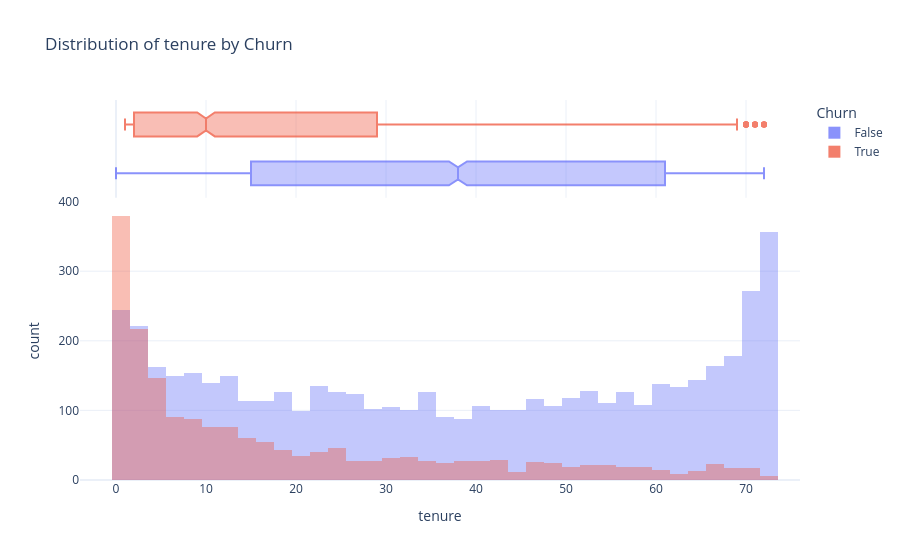
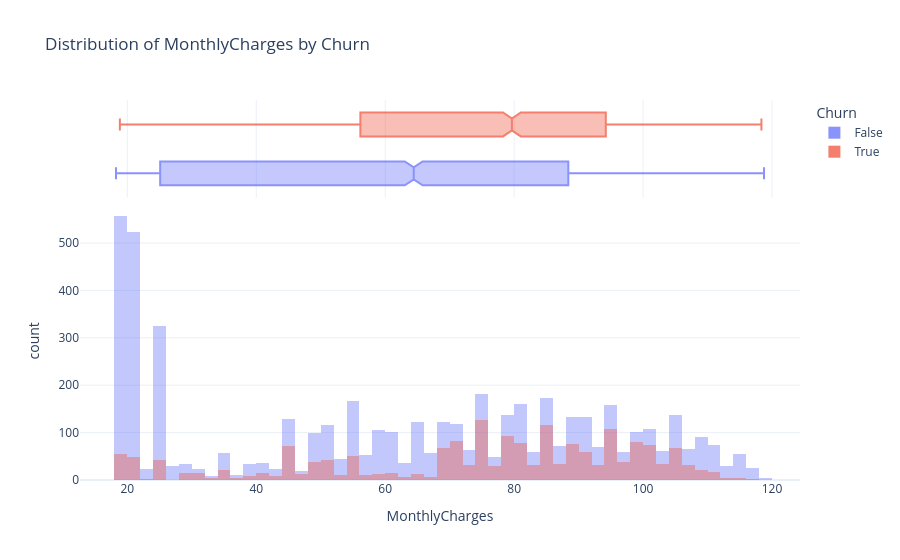
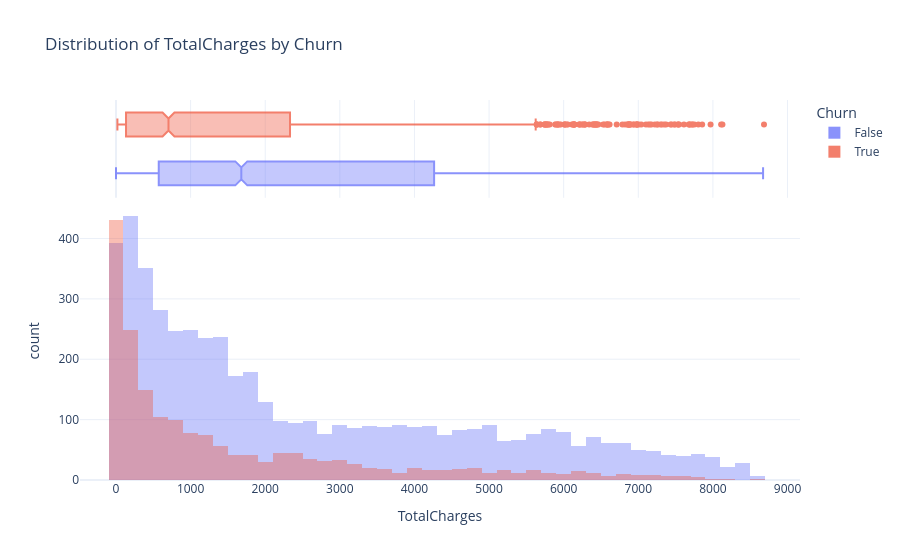
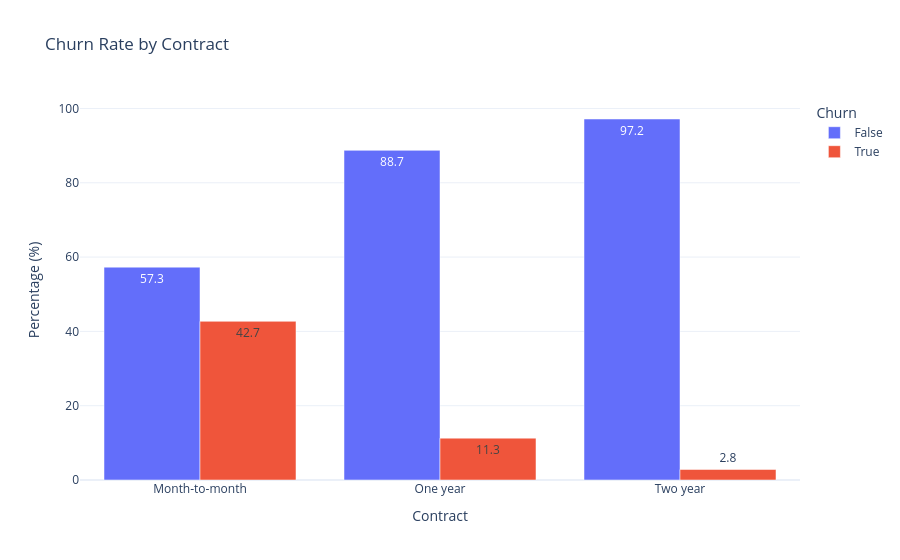

The code cell stored with these charts, in order, in its notebook:
### Markdown cell above
## 1.4 Visual analysis

### Code cell
# ---------------------------------------------------------
# 1. NUMERICAL FEATURES vs CHURN
# ---------------------------------------------------------
num_cols = ['tenure', 'MonthlyCharges', 'TotalCharges']
for col in num_cols:
    fig_num = px.histogram(
        df, x=col, color='Churn', 
        barmode='overlay',
        marginal='box', # Adds a boxplot above the histogram
        title=f'Distribution of {col} by Churn',
        color_discrete_sequence=['#636EFA', '#EF553B']
    )
    fig_num.update_traces(opacity=0.75)
    fig_num.show()

# ---------------------------------------------------------
# 2. CATEGORICAL FEATURES vs CHURN
# ---------------------------------------------------------
cat_cols = ['Contract', 'InternetService', 'PaymentMethod', 'OnlineSecurity']

for col in cat_cols:
    # Calculate churn rate percentage
    churn_rate = df.groupby(col)['Churn'].value_counts(normalize=True).rename('Percentage').mul(100).reset_index()
    
    fig_cat = px.bar(
        churn_rate, x=col, y='Percentage', color='Churn', barmode='group',
        title=f'Churn Rate by {col}',
        labels={'Percentage': 'Percentage (%)'},
        text_auto='.1f', # Shows exact percentage on bars
        color_discrete_sequence=['#636EFA', '#EF553B']
    )
    fig_cat.show()

# ---------------------------------------------------------
# 3. CORRELATION HEATMAP (Feature Importance)
# ---------------------------------------------------------
df_corr = df.drop(columns=['customerID', 'CustomerSatisfactionScore'], errors='ignore').copy()

df_corr = pd.get_dummies(df_corr, drop_first=True)

# Get top 12 features most correlated with Churn
top_features = df_corr.corr()['Churn'].abs().nlargest(12).index
corr_matrix = df_corr[top_features].corr()

fig_corr = px.imshow(
    corr_matrix, 
    text_auto='.2f', 
    aspect="auto",
    color_continuous_scale='RdBu_r',
    title='Top 12 Features Correlated with Churn'
)
fig_corr.show()

### Figure 1 — Plotly figure (JSON) as saved in the notebook; plotly's stock layout.template omitted (floating-point values rounded to 4 significant figures; data arrays with more than 128 entries replaced by an {"elided": "..."} marker saying what was removed)
{"data": [{"bingroup": "x", "hovertemplate": "Churn=False<br>tenure=%{x}<br>count=%{y}<extra></extra>", "legendgroup": "False", "marker": {"color": "#636EFA", "opacity": 0.5, "pattern": {"shape": ""}}, "name": "False", "opacity": 0.75, "orientation": "v", "showlegend": true, "type": "histogram", "x": {"elided": "5174 int values"}, "xaxis": "x", "yaxis": "y"}, {"hovertemplate": "Churn=False<br>tenure=%{x}<extra></extra>", "legendgroup": "False", "marker": {"color": "#636EFA"}, "name": "False", "notched": true, "opacity": 0.75, "showlegend": false, "type": "box", "x": {"elided": "5174 int values"}, "xaxis": "x2", "yaxis": "y2"}, {"bingroup": "x", "hovertemplate": "Churn=True<br>tenure=%{x}<br>count=%{y}<extra></extra>", "legendgroup": "True", "marker": {"color": "#EF553B", "opacity": 0.5, "pattern": {"shape": ""}}, "name": "True", "opacity": 0.75, "orientation": "v", "showlegend": true, "type": "histogram", "x": {"elided": "1869 int values"}, "xaxis": "x", "yaxis": "y"}, {"hovertemplate": "Churn=True<br>tenure=%{x}<extra></extra>", "legendgroup": "True", "marker": {"color": "#EF553B"}, "name": "True", "notched": true, "opacity": 0.75, "showlegend": false, "type": "box", "x": {"elided": "1869 int values"}, "xaxis": "x2", "yaxis": "y2"}], "layout": {"barmode": "overlay", "legend": {"title": {"text": "Churn"}, "tracegroupgap": 0}, "title": {"text": "Distribution of tenure by Churn"}, "xaxis": {"anchor": "y", "domain": [0, 1], "title": {"text": "tenure"}}, "xaxis2": {"anchor": "y2", "domain": [0, 1], "matches": "x", "showgrid": true, "showticklabels": false}, "yaxis": {"anchor": "x", "domain": [0, 0.7326], "title": {"text": "count"}}, "yaxis2": {"anchor": "x2", "domain": [0.7426, 1], "matches": "y2", "showgrid": false, "showline": false, "showticklabels": false, "ticks": ""}}}

### Figure 2 — Plotly figure (JSON) as saved in the notebook; plotly's stock layout.template omitted (floating-point values rounded to 4 significant figures; data arrays with more than 128 entries replaced by an {"elided": "..."} marker saying what was removed)
{"data": [{"bingroup": "x", "hovertemplate": "Churn=False<br>MonthlyCharges=%{x}<br>count=%{y}<extra></extra>", "legendgroup": "False", "marker": {"color": "#636EFA", "opacity": 0.5, "pattern": {"shape": ""}}, "name": "False", "opacity": 0.75, "orientation": "v", "showlegend": true, "type": "histogram", "x": {"elided": "5174 float values"}, "xaxis": "x", "yaxis": "y"}, {"hovertemplate": "Churn=False<br>MonthlyCharges=%{x}<extra></extra>", "legendgroup": "False", "marker": {"color": "#636EFA"}, "name": "False", "notched": true, "opacity": 0.75, "showlegend": false, "type": "box", "x": {"elided": "5174 float values"}, "xaxis": "x2", "yaxis": "y2"}, {"bingroup": "x", "hovertemplate": "Churn=True<br>MonthlyCharges=%{x}<br>count=%{y}<extra></extra>", "legendgroup": "True", "marker": {"color": "#EF553B", "opacity": 0.5, "pattern": {"shape": ""}}, "name": "True", "opacity": 0.75, "orientation": "v", "showlegend": true, "type": "histogram", "x": {"elided": "1869 float values"}, "xaxis": "x", "yaxis": "y"}, {"hovertemplate": "Churn=True<br>MonthlyCharges=%{x}<extra></extra>", "legendgroup": "True", "marker": {"color": "#EF553B"}, "name": "True", "notched": true, "opacity": 0.75, "showlegend": false, "type": "box", "x": {"elided": "1869 float values"}, "xaxis": "x2", "yaxis": "y2"}], "layout": {"barmode": "overlay", "legend": {"title": {"text": "Churn"}, "tracegroupgap": 0}, "title": {"text": "Distribution of MonthlyCharges by Churn"}, "xaxis": {"anchor": "y", "domain": [0, 1], "title": {"text": "MonthlyCharges"}}, "xaxis2": {"anchor": "y2", "domain": [0, 1], "matches": "x", "showgrid": true, "showticklabels": false}, "yaxis": {"anchor": "x", "domain": [0, 0.7326], "title": {"text": "count"}}, "yaxis2": {"anchor": "x2", "domain": [0.7426, 1], "matches": "y2", "showgrid": false, "showline": false, "showticklabels": false, "ticks": ""}}}

### Figure 3 — Plotly figure (JSON) as saved in the notebook; plotly's stock layout.template omitted (floating-point values rounded to 4 significant figures; data arrays with more than 128 entries replaced by an {"elided": "..."} marker saying what was removed)
{"data": [{"bingroup": "x", "hovertemplate": "Churn=False<br>TotalCharges=%{x}<br>count=%{y}<extra></extra>", "legendgroup": "False", "marker": {"color": "#636EFA", "opacity": 0.5, "pattern": {"shape": ""}}, "name": "False", "opacity": 0.75, "orientation": "v", "showlegend": true, "type": "histogram", "x": {"elided": "5174 float values"}, "xaxis": "x", "yaxis": "y"}, {"hovertemplate": "Churn=False<br>TotalCharges=%{x}<extra></extra>", "legendgroup": "False", "marker": {"color": "#636EFA"}, "name": "False", "notched": true, "opacity": 0.75, "showlegend": false, "type": "box", "x": {"elided": "5174 float values"}, "xaxis": "x2", "yaxis": "y2"}, {"bingroup": "x", "hovertemplate": "Churn=True<br>TotalCharges=%{x}<br>count=%{y}<extra></extra>", "legendgroup": "True", "marker": {"color": "#EF553B", "opacity": 0.5, "pattern": {"shape": ""}}, "name": "True", "opacity": 0.75, "orientation": "v", "showlegend": true, "type": "histogram", "x": {"elided": "1869 float values"}, "xaxis": "x", "yaxis": "y"}, {"hovertemplate": "Churn=True<br>TotalCharges=%{x}<extra></extra>", "legendgroup": "True", "marker": {"color": "#EF553B"}, "name": "True", "notched": true, "opacity": 0.75, "showlegend": false, "type": "box", "x": {"elided": "1869 float values"}, "xaxis": "x2", "yaxis": "y2"}], "layout": {"barmode": "overlay", "legend": {"title": {"text": "Churn"}, "tracegroupgap": 0}, "title": {"text": "Distribution of TotalCharges by Churn"}, "xaxis": {"anchor": "y", "domain": [0, 1], "title": {"text": "TotalCharges"}}, "xaxis2": {"anchor": "y2", "domain": [0, 1], "matches": "x", "showgrid": true, "showticklabels": false}, "yaxis": {"anchor": "x", "domain": [0, 0.7326], "title": {"text": "count"}}, "yaxis2": {"anchor": "x2", "domain": [0.7426, 1], "matches": "y2", "showgrid": false, "showline": false, "showticklabels": false, "ticks": ""}}}

### Figure 4 — Plotly figure (JSON) as saved in the notebook; plotly's stock layout.template omitted (floating-point values rounded to 4 significant figures)
{"data": [{"alignmentgroup": "True", "hovertemplate": "Churn=False<br>Contract=%{x}<br>Percentage (%)=%{y}<extra></extra>", "legendgroup": "False", "marker": {"color": "#636EFA", "pattern": {"shape": ""}}, "name": "False", "offsetgroup": "False", "orientation": "v", "showlegend": true, "textposition": "auto", "texttemplate": "%{y:.1f}", "type": "bar", "x": ["Month-to-month", "One year", "Two year"], "xaxis": "x", "y": [57.29, 88.73, 97.17], "yaxis": "y"}, {"alignmentgroup": "True", "hovertemplate": "Churn=True<br>Contract=%{x}<br>Percentage (%)=%{y}<extra></extra>", "legendgroup": "True", "marker": {"color": "#EF553B", "pattern": {"shape": ""}}, "name": "True", "offsetgroup": "True", "orientation": "v", "showlegend": true, "textposition": "auto", "texttemplate": "%{y:.1f}", "type": "bar", "x": ["Month-to-month", "One year", "Two year"], "xaxis": "x", "y": [42.71, 11.27, 2.832], "yaxis": "y"}], "layout": {"barmode": "group", "legend": {"title": {"text": "Churn"}, "tracegroupgap": 0}, "title": {"text": "Churn Rate by Contract"}, "xaxis": {"anchor": "y", "domain": [0, 1], "title": {"text": "Contract"}}, "yaxis": {"anchor": "x", "domain": [0, 1], "title": {"text": "Percentage (%)"}}}}
